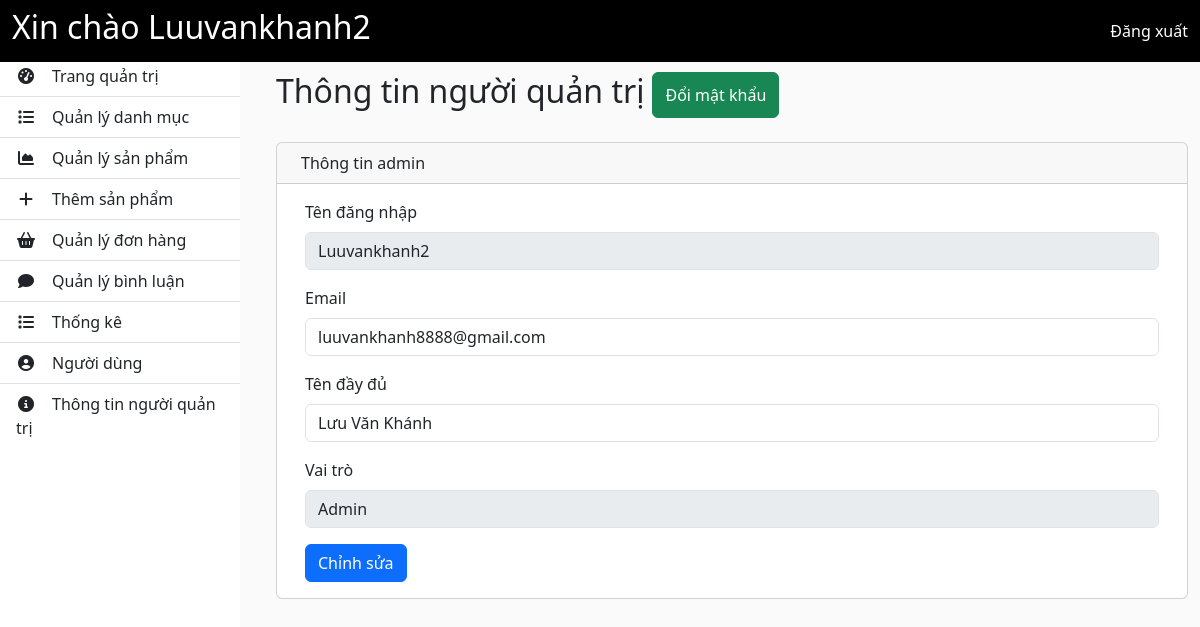
Screenshot of /admin/?mod=users&act=account (signed in) with the database file from the repository.
### tables this page shows
CREATE TABLE `khachhang` (
  `id` int(11) NOT NULL,
  `ma_vai_tro` int(11) NOT NULL,
  `ten_dang_nhap` varchar(30) NOT NULL,
  `email` varchar(100) NOT NULL,
  `ho_va_ten` varchar(100) NOT NULL,
  `mat_khau` varchar(50) NOT NULL,
  `kich_hoat` enum('1','2') NOT NULL DEFAULT '1',
  `tao_ngay` timestamp NOT NULL DEFAULT current_timestamp(),
  `cap_nhat_ngay` timestamp NOT NULL DEFAULT current_timestamp()
);

### admin/thuvien/database.php (called while the page is built, shortened)
<?php
$conn = mysqli_connect("localhost", "root", "", "php_test");
function db_query($query_string)
{
  global $conn;
  $result = mysqli_query($conn, $query_string);
  return $result;
}
function db_fetch_row($query_string)
{
  $mysqli_result = db_query($query_string);
  $result = mysqli_fetch_assoc($mysqli_result);
  return $result;
}
function db_fetch_array($query_string)
{
  $result = array();
  $mysqli_result = db_query($query_string);
  while ($row = mysqli_fetch_assoc($mysqli_result)) {
    $result[] = $row;
  }
  return $result;
}

### admin/modules/users/models/usersModel.php (called while the page is built, shortened)
<?php
function getListRoles()
{
  return db_fetch_array("SELECT * FROM `vaitro`");
}
function getUserInfoByUsername($username)
{
  $user = db_fetch_row("SELECT * FROM `khachhang` WHERE `ten_dang_nhap` = '{$username}'");
  return $user;
}

### admin/modules/users/views/account.php (the view, shortened to what this page needs)
<?php
$listRoles = getListRoles();
if (!empty($_SESSION['admin_login'])) {
  $userInfo = getUserInfoByUsername($_SESSION['admin_login']);
}
?>
<div id="wrapper">
  <?php require("layout/sidebar.php"); ?>
  <main id="mainWrapper">
    <div class="d-flex g-10">
      <h2 class="mainWrapper-heading">Thông tin người quản trị</h2>
      <a href="?mod=users&act=reset" style="display: flex; align-items: center; justify-content: center;" class="btn btn-success ms-2">Đổi mật khẩu</a>
    </div>
    <div class="container pt-4" id="main-content">
      <div class="row">
        <div class="col-md-12 mb-3">
          <div class="card">
            <div class="card-header">
              <span><i class="bi bi-table me-2"></i></span> Thông tin admin
            </div>
            <div class="card-body">
              <div class="table-responsive">
                <div class="mx-auto container">
                  <form action="" id="edit-form" method="post">
                    <div class="mb-3">
                      <label for="username" class="form-label">Tên đăng nhập</label>
                      <input type="text" class="form-control" value="<?php if (!empty($userInfo)) echo $userInfo['ten_dang_nhap'] ?>" id="username" name="user_name" disabled style="cursor: not-allowed;">
                    </div>
                    <div class="mb-3">
                      <label for="email" class="form-label">Email</label>
                      <input type="email" class="form-control" value="<?php if (!empty($userInfo)) echo $userInfo['email'] ?>" id="email" name="user_email">
                    </div>
                    <div class="mb-3">
                      <label for="fullname" class="form-label">Tên đầy đủ</label>
                      <input type="text" class="form-control" value="<?php if (!empty($userInfo)) echo $userInfo['ho_va_ten'] ?>" id="fullname" name="user_fullname">
                    </div>
                    <div class="mb-3">
                      <label class="form-label" for="form2Example1">Vai trò</label>
                      <select name="roles" id="roles" class="form-control" disabled>
                        <?php if (!empty($listRoles)) {
                          foreach ($listRoles as $roles) {
                        ?>
                            <option value="<?php echo $roles['id'] ?>" <?php echo $select = (int)$roles['id'] === (int)$userInfo['ma_vai_tro'] ? "selected" : "" ?>><?php echo $roles['ten'] ?></option>
                        <?php }
                        } ?>
                      </select>
                    </div>
                    <button type="submit" class="btn btn-primary" name="btn-update-admin">Chỉnh sửa</button>
                  </form>
                </div>
              </div>
            </div>
          </div>
        </div>
      </div>
    </div>
  </main>
</div>

### admin/css/main.css (style rules this page uses)
* { margin: 0; padding: 0; box-sizing: border-box; }
body { background-color: #fafafa; min-height: 100vh; }
main#mainWrapper { flex: 1; margin-top: 4.5rem; }
#main-content { position: sticky !important; left: 0; top: 0; }
a { text-decoration: none !important; }
#wrapper { display: flex; gap: 0 1.5rem; }
.mainWrapper-heading { padding-left: 12px; }

### rows the page displays
khachhang: user_name "Luuvankhanh2", user_email "luuvankhanh8888@gmail.com", user_fullname "Lưu Văn Khánh"

### other values shown
$_SESSION['admin_login'] "Luuvankhanh2"
form field roles "Admin"
